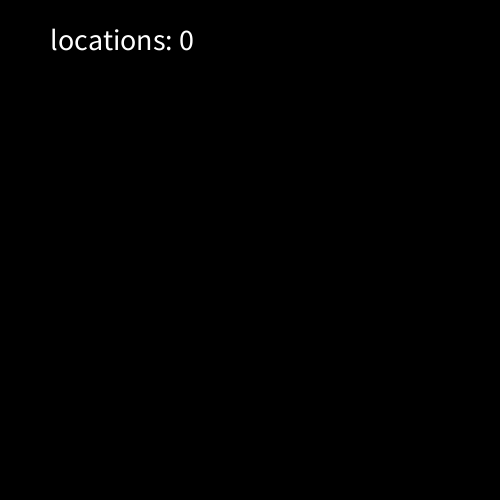
Frame 1 (no input)
Frame 60 (the mouse pressed at the canvas centre just before this capture): identical to frame 1, image omitted
Frame 120 (the mouse held since frame 60 and released just before this capture): identical to frame 1, image omitted

The Processing sketch that drew this single still picture (run headless with seeded random() and noise(); from frame 60 on, the mouse is pressed at the canvas centre):

// Processing sketch: ex19_04
// ── ex19_04.pde
// 왼쪽 마우스를 누르면 원 생성, 원 내부에서 오른쪽 마우스를 누르면 원 객체 소멸

ArrayList<PVector> locations;
int d = 30;

void setup() {
  size(500, 500);
  locations = new ArrayList<PVector>();
}

void draw() {
  background(0);

  fill(255);
  textSize(30);
  text("locations: " + locations.size(), 50, 50);

  for (int i = 0; i < locations.size(); i++) {
    PVector l = locations.get(i);
    ellipse(l.x, l.y, d, d);
    text(i, l.x, l.y+50);
    if (mousePressed && mouseButton == RIGHT) {
      float distance = dist(l.x, l.y, mouseX, mouseY);
      if (distance < d/2) {
        locations.remove(i);
      }
    }
  }
}

void mousePressed() {
  if (mouseButton == LEFT) {
    PVector l = new PVector(mouseX, mouseY);
    locations.add(l);
  }
}
